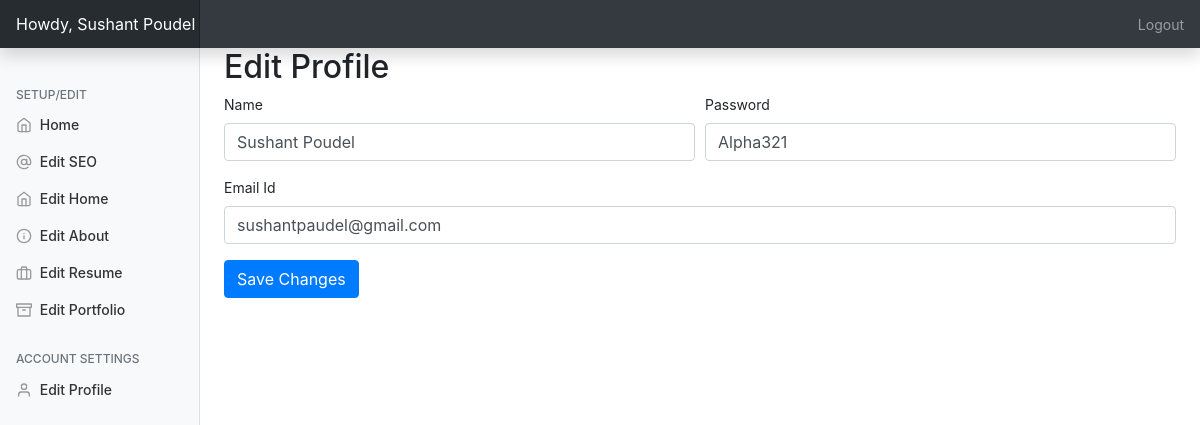
Screenshot of /alpha34168/?editprofile=true (signed in) with the database file from the repository.
### tables this page shows
CREATE TABLE `personal_setup` (
  `id` int(11) NOT NULL,
  `profilepic` varchar(250) NOT NULL,
  `name` varchar(250) NOT NULL,
  `twitter` varchar(200) NOT NULL,
  `facebook` varchar(200) NOT NULL,
  `instagram` varchar(200) NOT NULL,
  `skype` varchar(200) NOT NULL,
  `linkedin` varchar(200) NOT NULL,
  `github` varchar(200) NOT NULL,
  `homewallpaper` varchar(200) NOT NULL,
  `professions` varchar(200) NOT NULL,
  `location` text NOT NULL,
  `mobile` varchar(200) NOT NULL,
  `emailid` varchar(200) NOT NULL
);

### alpha34168/index.php (the view, shortened to what this page needs)
<?php
include('../include/db.php');
$query = "SELECT * FROM personal_setup,aboutus_setup,basic_setup,admin_users";
$queryrun = mysqli_query($db, $query);
$data = mysqli_fetch_array($queryrun);
?>
<!doctype html>
<html lang="en">
<head>
  <link href="assets/dist/css/bootstrap.css" rel="stylesheet">
  <link href="css/dashboard.css" rel="stylesheet">
</head>
<body>
  <nav class="navbar navbar-dark sticky-top bg-dark flex-md-nowrap p-0 shadow">
    <a class="navbar-brand col-md-3 col-lg-2 mr-0 px-3" href="#">Howdy, <?= $_SESSION['username'] ?></a>
    <ul class="navbar-nav px-3">
      <li class="nav-item text-nowrap">
        <a class="nav-link" href="php/logout.php">Logout</a>
      </li>
    </ul>
  </nav>
  <div class="container-fluid">
    <div class="row">
      <nav id="sidebarMenu" class="col-md-3 col-lg-2 d-md-block bg-light sidebar collapse">
        <div class="sidebar-sticky pt-3">
          <ul class="nav flex-column">
            <h6 class="sidebar-heading d-flex justify-content-between align-items-center px-3 mt-4 mb-1 text-muted">
              <span>Setup/Edit</span>
            </h6>
            <li class="nav-item">
              <a class="nav-link" href="../alpha34168/">
                <span data-feather="home"></span>
                Home
              </a>
            </li>
            <li class="nav-item">
              <a class="nav-link" href="?editseo=true">
                <span data-feather="at-sign"></span>
                Edit SEO
              </a>
            </li>
            <li class="nav-item">
              <a class="nav-link" href="?edithome=true">
                <span data-feather="home"></span>
                Edit Home
              </a>
            </li>
            <li class="nav-item">
              <a class="nav-link" href="?editabout=true">
                <span data-feather="info"></span>
                Edit About
              </a>
            </li>
            <li class="nav-item">
              <a class="nav-link" href="?editresume=true">
                <span data-feather="briefcase"></span>
                Edit Resume
              </a>
            </li>
            <li class="nav-item">
              <a class="nav-link" href="?editportfolio=true">
                <span data-feather="archive"></span>
                Edit Portfolio
              </a>
            </li>
          </ul>
          <h6 class="sidebar-heading d-flex justify-content-between align-items-center px-3 mt-4 mb-1 text-muted">
            <span>Account Settings</span>
          </h6>
          <ul class="nav flex-column mb-2">
            <li class="nav-item">
              <a class="nav-link" href="?editprofile=true">
                <span data-feather="user"></span>
                Edit Profile
              </a>
            </li>
          </ul>
        </div>
      </nav>
      <main role="main" class="col-md-9 ml-sm-auto col-lg-10 px-md-4">
        <?php
        if (isset($_GET['edithome'])) {
          include('php/home.php');
        } else if (isset($_GET['editabout'])) {
          include('php/about.php');
        } else if (isset($_GET['editresume'])) {
          include('php/resume.php');
        } else if (isset($_GET['editportfolio'])) {
          include('php/portfolio.php');
        } else if (isset($_GET['editseo'])) {
          include('php/seo.php');
        } else if (isset($_GET['editprofile'])) { ?>
          <h2>Edit Profile</h2>
          <form method="post" action="php/uprofile.php">
            <div class="form-row">
              <div class="form-group col-md-6">
                <label for="ptitle">Name</label>
                <input type="text" name="username" value="<?= $data['username'] ?>" class="form-control" id="ptitle" placeholder="Monu Giri">
              </div>
              <div class="form-group col-md-6">
                <label for="psubtitle">Password</label>
                <input type="text" name="userpass" value="<?= $data['user_pass'] ?>" class="form-control" id="psubtitle" placeholder="*************">
              </div>
              <div class="form-group col-md-12">
                <label for="psubtitle">Email Id</label>
                <input type="text" name="userid" value="<?= $data['user_id'] ?>" class="form-control" id="psubtitle" placeholder="admin@admin.com">
              </div>
            </div>
            <input type="submit" name="uprofile" class="btn btn-primary" value="Save Changes">
          </form>
        <?php } else {
          include('php/welcome.php');
        } ?>
      </main>
    </div>
  </div>
</body>
</html>

### alpha34168/css/dashboard.css (style rules this page uses)
body { font-size: .875rem; }
.feather { width: 16px; height: 16px; vertical-align: text-bottom; }
.sidebar { position: fixed; top: 0; bottom: 0; left: 0; z-index: 100; padding: 48px 0 0; box-shadow: inset -1px 0 0 rgba(0, 0, 0, .1); }
.sidebar-sticky { position: relative; top: 0; height: calc(100vh - 48px); padding-top: .5rem; overflow-x: hidden; overflow-y: auto; }
.sidebar .nav-link { font-weight: 500; color: #333; }
.sidebar .nav-link .feather { margin-right: 4px; color: #999; }
.sidebar-heading { font-size: .75rem; text-transform: uppercase; }
.navbar-brand { padding-top: .75rem; padding-bottom: .75rem; font-size: 1rem; background-color: rgba(0, 0, 0, .25); box-shadow: inset -1px 0 0 rgba(0, 0, 0, .25); }

### rows the page displays
personal_setup: username "Sushant Poudel", userpass "Alpha321", userid "sushantpaudel@gmail.com"

### other values shown
$_SESSION['username'] "Sushant Poudel"
